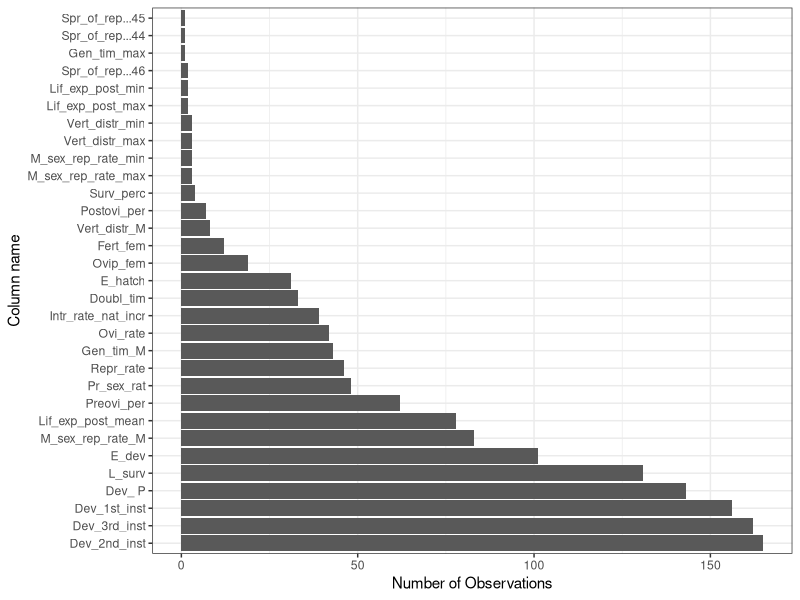
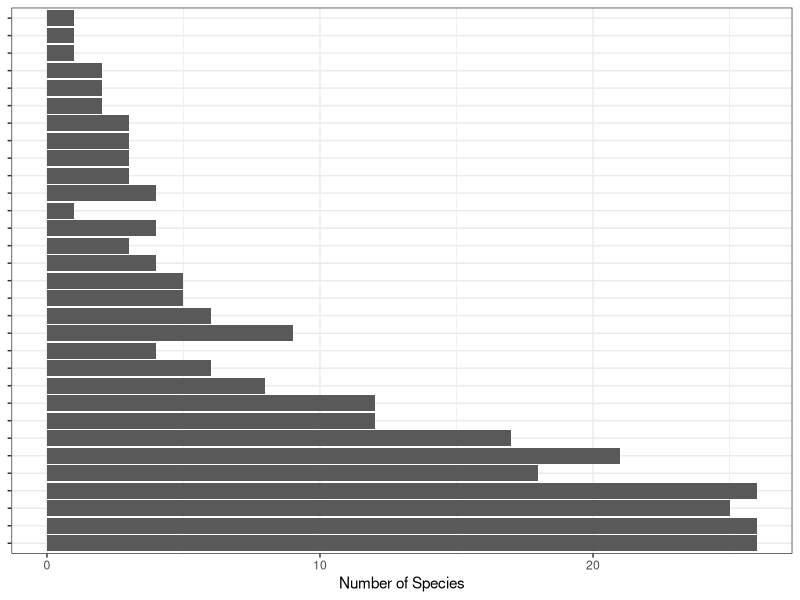

Here is the R script that generated these plots, in order: (Note: this script raises an error after producing the figures.)
#####################################################
##                                                 ##
##        Neuroptera temperature life-history      ##
##                                                 ##
##              Cleaning + Exploration             ##
##                                                 ##
##                JJ - 13/05/2024                  ##
##                                                 ##
#####################################################
rm(list = ls())
options(width = 100)

library(tidyverse)
library(patchwork)

#_______________________________________________________________________________
#### 1. load data ####

neuroptera_raw <- read_csv("LH_Neuroptera_red.csv")

#_______________________________________________________________________________
#### 2. looking at data spread per variable ####

nsum <- neuroptera_raw %>% 
  dplyr::select(-(tmin_E:Food), -Dorm.) %>% 
  mutate(Pr_sex_rat = as.numeric(gsub(",", ".", Pr_sex_rat)),
         Intr_rate_nat_incr = as.numeric(gsub(",", ".", Intr_rate_nat_incr))) %>% 
  pivot_longer(cols = Preovi_per:Vert_distr_M) %>% 
  filter(is.na(temp) == F & is.na(value) == F) %>% 
  group_by(name) %>% 
  summarise(n_obs = n(), n_species = n_distinct(sp.)) %>% 
  arrange(-n_obs) 

nsum$name <- factor(nsum$name, levels = nsum$name)

a <-
  ggplot(nsum, aes(x = name, y = n_obs)) +
  geom_col() +
  coord_flip() +
  labs(y = "Number of Observations", x = "Column name") +
  theme_bw()

b <- 
  ggplot(nsum, aes(x = name, y = n_species)) +
  geom_col() +
  coord_flip() +  
  labs(y = "Number of Species", x = "Column name") +
  theme_bw() +
  theme(axis.text.y = element_blank(),
        axis.title.y = element_blank())

# ggsave(a + b + plot_layout(widths = c(4,3)), filename = "output/summary_plot.jpeg",
#        width = 17, height = 15, units = "cm", dpi = 600)

#_______________________________________________________________________________
#### 3. Cleaning + exploration ####

neuroptera <- neuroptera_raw %>% 
  mutate(ID = 1:n()) %>% 
  dplyr::select(ID:temp, Dev_1st_inst:L_surv, Repr_rate) %>% 
  rename(observation = ID, study = St_ID, species = sp., continent = `?ontinent`, 
         place = Place, habitat = Hab., temperature = temp, 
         development_time_1inst = Dev_1st_inst,
         development_time_2inst = Dev_2nd_inst, 
         development_time_3inst = Dev_3rd_inst,
         development_time_pupae = `Dev_ P`, 
         larval_survival = L_surv, 
         reproductive_rate = Repr_rate) %>% 
  filter(is.na(temperature) == F) %>% 
  mutate(species_lab = gsub("_", " ", species))

ht <- neuroptera %>% 
  dplyr::select(observation, species, development_time_1inst:reproductive_rate) %>% 
  pivot_longer(-c(observation, species)) %>% 
  na.omit() %>% 
  ggplot(aes(x = value, fill = name)) +
  geom_histogram(show.legend = F, colour = "black", bins = 20, linewidth = 0.25) +
  facet_wrap(~ name, scales = "free") +
  labs(x = "Value", y = "Frequency") +
  theme_bw()

# ggsave(ht, filename = "output/histograms.jpeg", width = 19, height = 13, units = "cm", dpi = 600)

## plots
d1 <- ggplot(neuroptera, aes(x = temperature, y = development_time_1inst, colour = study)) +
  geom_point(size = 3, alpha = 0.7) +
  labs(x = "Temperature (\u00B0C)", y = "1st Instar Development time", colour = "Study ID") +
  theme_classic() +
  theme(legend.text = element_text(face = "italic"))

d2 <- ggplot(neuroptera, aes(x = temperature, y = development_time_2inst, colour = study)) +
  geom_point(size = 3, alpha = 0.7) +
  labs(x = "Temperature (\u00B0C)", y = "2nd Instar Development time", colour = "Study ID") +
  theme_classic() +
  theme(legend.text = element_text(face = "italic"))

d3 <- ggplot(neuroptera, aes(x = temperature, y = development_time_3inst, colour = study)) +
  geom_point(size = 3, alpha = 0.7) +
  labs(x = "Temperature (\u00B0C)", y = "3rd Instar Development time", colour = "Study ID") +
  theme_classic() +
  theme(legend.text = element_text(face = "italic"))

dp <- ggplot(neuroptera, aes(x = temperature, y = development_time_pupae, colour = study)) +
  geom_point(size = 3, alpha = 0.7) +
  labs(x = "Temperature (\u00B0C)", y = "Pupae Development time", colour = "Study ID") +
  theme_classic() +
  theme(legend.text = element_text(face = "italic"))

ls <- ggplot(neuroptera, aes(x = temperature, y = larval_survival, colour = study)) +
  geom_point(size = 3, alpha = 0.7) +
  labs(x = "Temperature (\u00B0C)", y = "Larval survival (%)", colour = "Study ID") +
  theme_classic() +
  theme(legend.text = element_text(face = "italic"))

rr <- ggplot(neuroptera, aes(x = temperature, y = reproductive_rate, colour = study)) +
  geom_point(size = 3, alpha = 0.7) +
  labs(x = "Temperature (\u00B0C)", y = "Female reproductive rate", colour = "Study ID") +
  theme_classic() +
  theme(legend.text = element_text(face = "italic"))

#_______________________________________________________________________________
#### 4. Summary information per study ####

study_sum <- neuroptera %>% 
  mutate(study_f = 
           factor(study, 
                  levels = unique(.$study[order(as.numeric(gsub(pattern = "ID_", "", .$study)))]))) %>% 
  group_by(study_f) %>% 
  summarise(n_species = n_distinct(species),
            n_temperatures = n_distinct(temperature),
            n_obs = n())

sa <- ggplot(study_sum, aes(x = study_f, y = n_obs)) +
  geom_col() +
  coord_flip() +
  labs(y = "Number of Observations", x = "Study ID") +
  theme_bw()

sb <- ggplot(study_sum, aes(x = study_f, y = n_species)) +
  geom_col() +
  coord_flip() +
  labs(y = "Number of Species", x = "Study ID") +
  theme_bw() +
  theme(axis.text.y = element_blank(),
        axis.title.y = element_blank())

sc <- ggplot(study_sum, aes(x = study_f, y = n_temperatures)) +
  geom_col() +
  scale_y_continuous(breaks = seq(0,16,by = 2)) +
  coord_flip() +
  labs(y = "Number of Temperatures", x = "Study ID") +
  theme_bw() +
  theme(axis.text.y = element_blank(),
        axis.title.y = element_blank())

# ggsave(sa + sb + sc + plot_layout(widths = c(9,8,8)),
#        filename = "output/study_summary.jpeg", width = 19, 
#        height = 16, units = "cm", dpi = 600)

#_______________________________________________________________________________
#### 5. Save ####

save(neuroptera, file = "neuroptera.RData")






